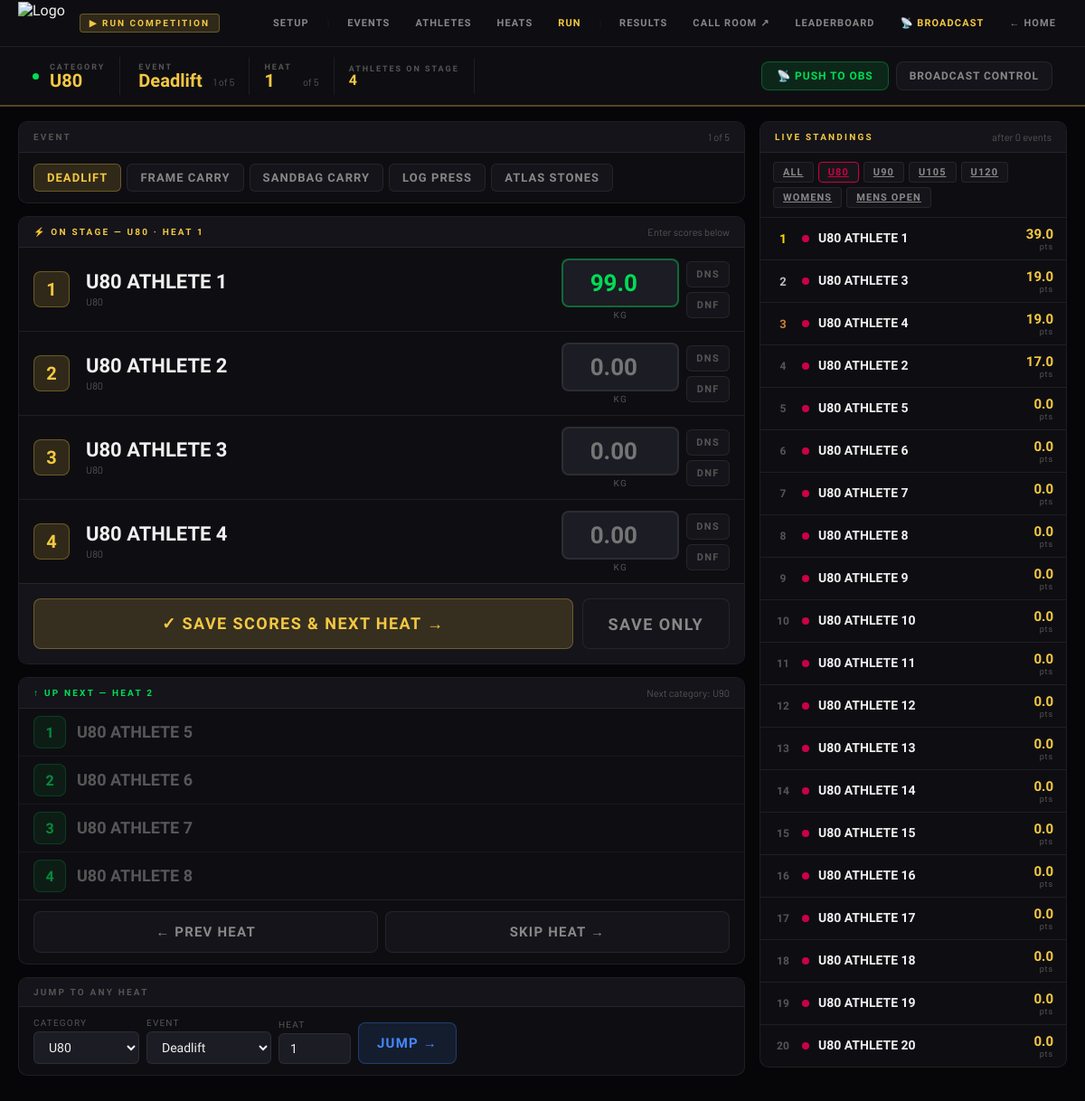
Screenshot of /comp/run with the database file from the repository.
### tables this page shows
CREATE TABLE competition_state (
            id INTEGER PRIMARY KEY,
            category TEXT,
            event INTEGER,
            heat INTEGER
        );

CREATE TABLE events (
            id INTEGER PRIMARY KEY,
            name TEXT,
            event_number INTEGER
        , event_type TEXT DEFAULT 'reps', primary_metric TEXT, secondary_metric TEXT, primary_direction TEXT DEFAULT 'higher', secondary_direction TEXT);

CREATE TABLE heats (
            id INTEGER PRIMARY KEY,
            event_id INTEGER,
            category TEXT,
            heat_number INTEGER,
            lane INTEGER,
            athlete_name TEXT
        );

CREATE TABLE raw_results (id INTEGER PRIMARY KEY, athlete_id INTEGER, event_id INTEGER, raw_value REAL, tiebreak REAL, UNIQUE(athlete_id, event_id));

CREATE TABLE athletes (
            id INTEGER PRIMARY KEY,
            name TEXT,
            category TEXT,
            status TEXT DEFAULT 'active'
        );

### server.py (the view, shortened to what this page needs)
@app.route("/comp/run")
def comp_run():
    cs = get_comp_state()
    category, event, heat = cs["category"], cs["event"], cs["heat"]
    lanes = get_heat_lanes(category, heat)
    con = db()
    event_row  = con.execute(
        "SELECT id, name, event_type, primary_metric, secondary_metric FROM events WHERE event_number=?",
        (event,)
    ).fetchone()
    if event_row:
        event_row = dict(event_row)
    all_events = con.execute("SELECT * FROM events ORDER BY event_number").fetchall()
    total_events = len(all_events)
    next_event_row = con.execute("SELECT name FROM events WHERE event_number=?", (event+1,)).fetchone()
    next_event_name = next_event_row["name"] if next_event_row else ""
    con.close()
    event_type   = event_row["event_type"] if event_row else "reps"
    event_name   = event_row["name"]       if event_row else f"Event {event}"
    event_id_run = event_row["id"]         if event_row else None
    et_def = EVENT_TYPES.get(event_type, {})
    event_metric = (event_row.get("primary_metric") or et_def.get("primary_metric") or event_type) if event_row else (et_def.get("primary_metric") or "reps")
    event_secondary_metric = event_row.get("secondary_metric") or et_def.get("secondary_metric") if event_row else et_def.get("secondary_metric")
    if event_secondary_metric and not isinstance(event_secondary_metric, str):
        event_secondary_metric = None
    scores = {}; tiebreaks = {}; result_types = {}
    for l in lanes:
        raw = get_raw_result(l["athlete_name"], event_id_run) if event_id_run else None
        scores[l["athlete_name"]]       = raw["raw_value"]   if raw else ""
        tiebreaks[l["athlete_name"]]    = raw["tiebreak"]    if raw else ""
        result_types[l["athlete_name"]] = (raw["result_type"] if raw else "score") or "score"
    max_heat    = get_max_heat(category)
    is_last_heat = (heat >= max_heat)
    next_lanes  = get_heat_lanes(category, heat+1)
    cat_idx      = CATEGORY_ORDER.index(category) if category in CATEGORY_ORDER else -1
    next_category = CATEGORY_ORDER[cat_idx+1] if cat_idx >= 0 and cat_idx < len(CATEGORY_ORDER)-1 else None
    lb_cat = request.args.get("lb_cat", category)
    if lb_cat == "all":
        leaderboard = get_leaderboard(category=None)
    else:
        leaderboard = get_leaderboard(category=lb_cat)
    winner = None
    if event_id_run:
        con2 = db()
        total_active = con2.execute(
            "SELECT COUNT(*) FROM athletes WHERE category=? AND status='active'", (category,)
        ).fetchone()[0]
        results_entered = con2.execute(
            "SELECT COUNT(*) FROM raw_results rr "
            "JOIN athletes a ON a.id=rr.athlete_id "
            "WHERE rr.event_id=? AND a.category=? AND a.status='active'",
            (event_id_run, category)
        ).fetchone()[0]
        con2.close()
        if total_active > 0 and results_entered >= total_active and leaderboard:
            winner = leaderboard[0]
    if get_all_heats():
        set_competition_status("live")
    return render_template("comp_run.html",
        state=cs,
        lanes=lanes,
        current_lanes=lanes,          # template uses current_lanes
        scores=scores,
        tiebreaks=tiebreaks,
        event_name=event_name,
        event_type=event_type,
        event_metric=event_metric,
        event_secondary_metric=event_secondary_metric,
        all_events=all_events,
        total_events=total_events,
        next_event_name=next_event_name,
        category_order=CATEGORY_ORDER,
        event_types=EVENT_TYPES,
        leaderboard=leaderboard,
        next_lanes=next_lanes,
        next_category=next_category,
        max_heat=max_heat,
        is_last_heat=is_last_heat,
        winner=winner,
        lb_cat=lb_cat,
        cat_colors=CAT_COLORS,
        result_types=result_types,
        broadcast_mode=get_broadcast_mode())

### templates/comp_run.html (shortened to what this page needs)
<!DOCTYPE html>
<html lang="en">
<head>
</head>
<body>
<div class="topbar">
  <img src="/logo.png" alt="Logo" class="topbar-logo" style="mix-blend-mode:lighten">
  <div class="topbar-badge">▶ Run Competition</div>
  <nav class="topbar-nav">
    <a href="/comp/events">Setup</a>
    <span class="topbar-nav-group"><span class="sep">|</span><a href="/comp/events">Events</a><a href="/comp/athletes">Athletes</a><a href="/comp/heats">Heats</a><a href="/comp/run" style="color:var(--gold)">Run</a></span>
    <span class="topbar-nav-group"><span class="sep">|</span><a href="/comp/results">Results</a></span>
    <a href="/comp/callroom" target="_blank">Call Room ↗</a>
    <a href="/comp/leaderboard">Leaderboard</a>
    <a href="/control.html" style="color:var(--gold)">📡 Broadcast</a>
    <a href="/">← Home</a>
  </nav>
</div>
<div class="state-bar">
  <div class="state-pill" style="gap:12px">
    <div class="live-dot"></div>
    <div>
      <div class="state-pill-label">Category</div>
      <div class="state-pill-val">{{ state.category }}</div>
    </div>
  </div>
  <div class="state-pill" style="padding-left:20px">
    <div>
      <div class="state-pill-label">Event</div>
      <div class="state-pill-val">{{ event_name }}</div>
    </div>
    <div style="font-size:11px;color:var(--dim);font-family:'Barlow',sans-serif;margin-left:4px;align-self:flex-end;padding-bottom:2px">{{ state.event }} of {{ total_events }}</div>
  </div>
  <div class="state-pill">
    <div>
      <div class="state-pill-label">Heat</div>
      <div class="state-pill-val">{{ state.heat }}</div>
    </div>
    <div style="font-size:11px;color:var(--dim);font-family:'Barlow',sans-serif;margin-left:4px;align-self:flex-end;padding-bottom:2px">of {{ max_heat }}</div>
  </div>
  <div class="state-pill">
    <div>
      <div class="state-pill-label">Athletes on Stage</div>
      <div class="state-pill-val" style="font-size:16px">{{ current_lanes|length }}</div>
    </div>
  </div>
  <div class="state-pill" style="margin-left:auto;border-right:none;gap:8px">
    <form action="/comp/action/push_to_broadcast" method="post" style="display:contents">
      <button type="submit" class="btn btn-green" style="padding:8px 16px;font-size:12px">📡 Push to OBS</button>
    </form>
    <a href="/control.html" class="btn btn-outline" style="padding:8px 14px;font-size:12px">Broadcast Control</a>
  </div>
</div>
<div class="main">
  <div class="left-col">
    <div class="section">
      <div class="section-head">
        <span class="section-title">Event</span>
        <span style="font-size:11px;color:var(--dim);font-family:'Barlow',sans-serif">{{ state.event }} of {{ total_events }}</span>
      </div>
      <div class="event-tabs">
        {% for e in all_events %}
        <a href="/comp/run?jump_event={{ e[2] }}" class="ev-tab {% if e[2]==state.event %}active{% endif %}">
          {{ e[1] }}
        </a>
        {% endfor %}
      </div>
    </div>
    <form action="/comp/action/save_results_run" method="post" id="score-form">
      <div class="section">
        <div class="section-head">
          <span class="section-title gold">⚡ On Stage — {{ state.category }} · Heat {{ state.heat }}</span>
          <span style="font-size:11px;color:var(--dim);font-family:'Barlow',sans-serif">Enter scores below</span>
        </div>
        <div class="lane-list">
          {% if current_lanes %}
            {% for lane in current_lanes %}
            {% set rtype = result_types.get(lane.athlete_name, 'score') %}
            <div class="lane-row" id="row-{{ loop.index }}">
              <div class="lane-num">{{ lane.lane }}</div>
              <div>
                <div class="lane-name">
                  {{ lane.athlete_name }}
                </div>
                <div style="font-size:11px;color:var(--dim);font-family:'Barlow',sans-serif;margin-top:2px">{{ state.category }}</div>
              </div>
              <div class="lane-score-wrap">
                <div class="{% if rtype in ('dns','dnf') %}score-dimmed{% endif %}">
                  {% if event_metric %}
                  <div>
                    <input type="number" step="{{ '1' if event_metric in ('reps', 'objects') else '0.01' }}" min="0"
                      class="score-input {% if scores[lane.athlete_name] is defined and scores[lane.athlete_name] != '' %}filled{% endif %}"
                      name="score_{{ lane.athlete_name }}"
                      value="{{ scores.get(lane.athlete_name, '') if scores.get(lane.athlete_name) is not none else '' }}"
                      placeholder="0.00" inputmode="decimal"
                      oninput="this.classList.toggle('filled', this.value !== '')">
                    <div class="score-unit" style="text-align:center;margin-top:3px">{{ event_types[event_type].unit if event_type in event_types else '' }}</div>
                  </div>
                  {% endif %}
                </div>
                <div class="result-type-btns">
                  <form action="/comp/action/set_result_type" method="post" style="display:contents">
                    <button type="submit" class="rtype-btn {% if rtype == 'dns' %}dns-active{% endif %}">DNS</button>
                  </form>
                  <form action="/comp/action/set_result_type" method="post" style="display:contents">
                    <button type="submit" class="rtype-btn {% if rtype == 'dnf' %}dnf-active{% endif %}">DNF</button>
                  </form>
                </div>
              </div>
            </div>
            {% endfor %}
          {% else %}
            <div class="empty">No athletes in this heat. Check heats are generated from Setup.</div>
          {% endif %}
        </div>
        <div class="save-next-bar">
          <button type="submit" name="action" value="save_next" class="btn btn-gold btn-lg btn-full">
            ✓ Save Scores &amp; Next Heat →
          </button>
          <button type="submit" name="action" value="save_only" class="btn btn-outline btn-lg">
            Save Only
          </button>
        </div>
      </div>
    </form>
    <div class="section">
      <div class="section-head">
        <span class="section-title green">↑ Up Next — Heat {{ state.heat + 1 }}</span>
        {% if next_category %}
        <span style="font-size:11px;color:var(--dim);font-family:'Barlow',sans-serif">Next category: {{ next_category }}</span>
        {% endif %}
      </div>
      <div class="lane-list">
        {% if next_lanes %}
          {% for lane in next_lanes %}
          <div class="up-next-row">
            <div class="lane-num next" style="width:36px;height:36px;font-size:16px">{{ loop.index }}</div>
            <div class="lane-name dim">{{ lane.athlete_name }}</div>
          </div>
          {% endfor %}
        {% else %}
          <div class="empty">
            {% if is_last_heat %}Last heat of this category{% else %}No athletes in next heat{% endif %}
          </div>
        {% endif %}
      </div>
      <div style="display:flex;gap:8px;padding:12px 16px;border-top:1px solid var(--border)">
        <form action="/comp/action/prev_heat" method="post" style="display:contents">
          <button type="submit" class="btn btn-outline" style="flex:1">← Prev Heat</button>
        </form>
        <form action="/comp/action/next_heat" method="post" style="display:contents">
          <button type="submit" class="btn btn-outline" style="flex:1">Skip Heat →</button>
        </form>
      </div>
    </div>
    <div class="section">
      <div class="section-head"><span class="section-title">Jump to Any Heat</span></div>
      <div style="padding:12px 16px">
        <form action="/comp/action/set_heat" method="post" style="display:flex;gap:8px;flex-wrap:wrap;align-items:flex-end">
          <div>
            <label style="font-size:10px;color:var(--dim);letter-spacing:0.12em;text-transform:uppercase;display:block;margin-bottom:4px">Category</label>
            <select name="category" style="background:var(--surface3);border:1px solid var(--border);color:var(--text);padding:8px 12px;border-radius:6px;font-family:'Barlow Condensed',sans-serif;font-size:14px">
              {% for cat in category_order %}<option value="{{ cat }}" {% if cat==state.category %}selected{% endif %}>{{ cat }}</option>{% endfor %}
            </select>
          </div>
          <div>
            <label style="font-size:10px;color:var(--dim);letter-spacing:0.12em;text-transform:uppercase;display:block;margin-bottom:4px">Event</label>
            <select name="event" style="background:var(--surface3);border:1px solid var(--border);color:var(--text);padding:8px 12px;border-radius:6px;font-family:'Barlow Condensed',sans-serif;font-size:14px">
              {% for e in all_events %}<option value="{{ e[2] }}" {% if e[2]==state.event %}selected{% endif %}>{{ e[1] }}</option>{% endfor %}
            </select>
          </div>
          <div>
            <label style="font-size:10px;color:var(--dim);letter-spacing:0.12em;text-transform:uppercase;display:block;margin-bottom:4px">Heat</label>
            <input type="number" name="heat" value="{{ state.heat }}" min="1"
              style="background:var(--surface3);border:1px solid var(--border);color:var(--text);padding:8px 12px;border-radius:6px;font-family:'Barlow Condensed',sans-serif;font-size:14px;width:80px">
          </div>
          <button type="submit" class="btn btn-primary">Jump →</button>
        </form>
      </div>
    </div>
  </div>
  <div class="right-col">
    <div class="section" style="position:sticky;top:68px">
      <div class="section-head">
        <span class="section-title gold">Live Standings</span>
        <span style="font-size:11px;color:var(--dim);font-family:'Barlow',sans-serif">after {{ state.event - 1 if state.event > 1 else 0 }} event{% if state.event != 2 %}s{% endif %}</span>
      </div>
      <div class="cat-tabs">
        <a href="/comp/run?lb_cat=all" class="cat-tab {% if lb_cat == 'all' %}active{% endif %}">All</a>
        {% for cat in category_order %}
        <a href="/comp/run?lb_cat={{ cat }}" class="cat-tab {% if lb_cat == cat %}active{% endif %}" style="{% if lb_cat == cat %}border-color:{{ cat_colors.get(cat,'#F5C842') }};color:{{ cat_colors.get(cat,'#F5C842') }};background:rgba(255,255,255,0.03){% endif %}">
          {{ cat }}
        </a>
        {% endfor %}
      </div>
      <div style="max-height:calc(100vh - 200px);overflow-y:auto">
        {% if leaderboard %}
          {% for a in leaderboard[:20] %}
          <div class="lb-row">
            <div class="lb-rank {% if loop.index==1 %}r1{% elif loop.index==2 %}r2{% elif loop.index==3 %}r3{% endif %}">
              {{ loop.index }}
            </div>
            <div style="width:8px;height:8px;border-radius:50%;background:{{ cat_colors.get(a.category,'#555') }};flex-shrink:0"></div>
            <div style="flex:1;min-width:0">
              <div class="lb-name" style="overflow:hidden;text-overflow:ellipsis;white-space:nowrap">{{ a.name }}</div>
            </div>
            <div style="text-align:right">
              <div class="lb-score">{{ a.score }}</div>
              <div class="lb-score-unit">pts</div>
            </div>
          </div>
          {% endfor %}
        {% else %}
          <div class="empty">No results yet.</div>
        {% endif %}
      </div>
    </div>
  </div>
</div>
</body>
</html>

### rows the page displays
competition_state: category "U80", event "1", heat "1", state.heat+1 "2", event "Deadlift", state.event-1ifstate.event>1else0 "0"
events: name "Deadlift", name "DEADLIFT", event_type "KG"
events: name "FRAME CARRY"
events: name "SANDBAG CARRY"
events: name "LOG PRESS"
events: name "ATLAS STONES"
heats: lane "1", athlete_name "U80 ATHLETE 1", athlete_name.raw_value "99.0"
heats: lane "2", athlete_name "U80 ATHLETE 2"
heats: lane "3", athlete_name "U80 ATHLETE 3"
heats: lane "4", athlete_name "U80 ATHLETE 4"
heats: athlete_name "U80 ATHLETE 5"
heats: athlete_name "U80 ATHLETE 6"
heats: athlete_name "U80 ATHLETE 7"
heats: athlete_name "U80 ATHLETE 8"
athletes: name "U80 ATHLETE 1", score "39.0"
athletes: name "U80 ATHLETE 3", score "19.0"
athletes: name "U80 ATHLETE 4", score "19.0"
athletes: name "U80 ATHLETE 2", score "17.0"
athletes: name "U80 ATHLETE 5", score "0.0"
athletes: name "U80 ATHLETE 6", score "0.0"
athletes: name "U80 ATHLETE 7", score "0.0"
athletes: name "U80 ATHLETE 8", score "0.0"
athletes: name "U80 ATHLETE 9", score "0.0"
athletes: name "U80 ATHLETE 10", score "0.0"
athletes: name "U80 ATHLETE 11", score "0.0"
athletes: name "U80 ATHLETE 12", score "0.0"
athletes: name "U80 ATHLETE 13", score "0.0"
athletes: name "U80 ATHLETE 14", score "0.0"
athletes: name "U80 ATHLETE 15", score "0.0"
athletes: name "U80 ATHLETE 16", score "0.0"
athletes: name "U80 ATHLETE 17", score "0.0"
athletes: name "U80 ATHLETE 18", score "0.0"
athletes: name "U80 ATHLETE 19", score "0.0"
athletes: name "U80 ATHLETE 20", score "0.0"

### other values shown
{{ total_events }} "5"
{{ max_heat }} "5"
{{ current_lanes|length }} "4"
{{ next_category }} "U90"
{{ cat }} "U80" "U90" "U105" "U120" "WOMENS" "MENS OPEN"
